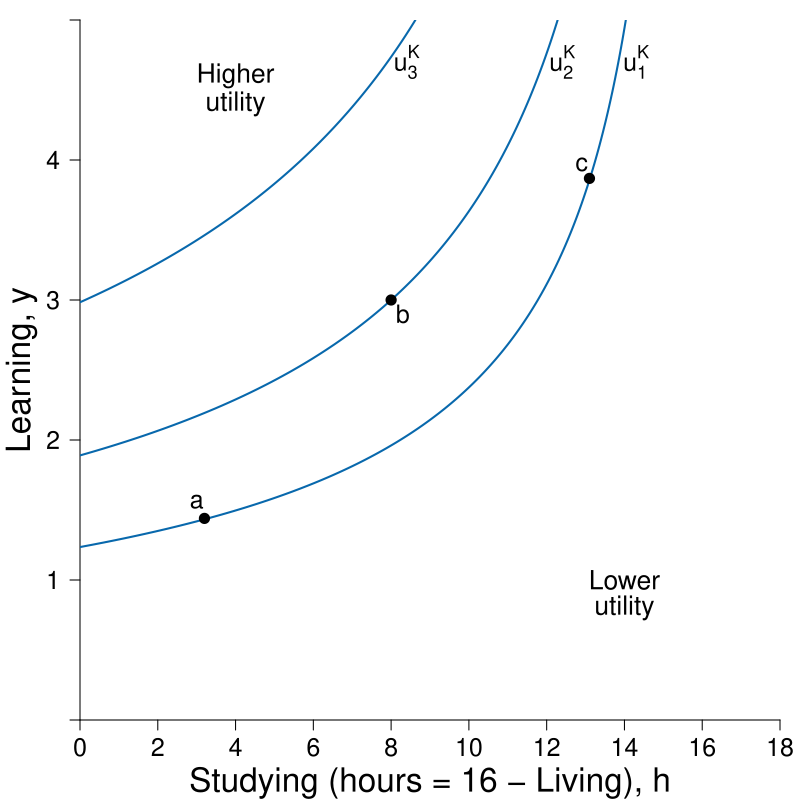

Write the R code that produced this figure.
#Graph Designer: Simon Halliday
#Authors: Bowles, Foley and Halliday
#Title: Microeconomics: Competition, Conflict and Coordination

library(shape)
#pdf(file = "feasible_frontier_indifference_badsSTEP1.pdf", width = 8, height = 8)
#pdf(file = "feasible_frontier_indifference_badsSTEP2.pdf", width = 8, height = 8)
#pdf(file = "feasible_frontier_indifference_badsSTEP3.pdf", width = 8, height = 8)
#pdf(file = "feasible_frontier_indifference_badsSTEP4.pdf", width = 8, height = 8)
pdf(file = "constrained_optimization/feasible_frontier_indifference_bads_indiffsonly.pdf", width = 8, height = 8)

#Set parameters for graphics
pointsize <- 1.8
axislabelsize <- 2
labelsize <- 1.5
namesize <- 1.8
annotatesize <- 1.5
graphlinewidth <- 2
segmentlinewidth <- 1.5

COL <- c("#7fc97f", "#beaed4", "#fdc086", "#ffff99", "#386cb0", "#f0027f", "#bf5b17", "#666666")
COLA <- c("#e0f3db", "#99d8c9","#66c2a4","#41ae76", "#238b45", "#005824")
COLB <- c("#4eb3d3", "#2b8cbe", "#0868ac","#084081")

#Edited the margins to cater for the larger LHS labels
par(mar =  c(4, 4, 1, 1))

ppf <- function(x, slope = 1/64, bary = 4) {
  bary - slope *(16-x)^2
}

uFn <- function(x, y, alpha = 0.4){
  ((16-x)^alpha)*(y^(1-alpha))
}

indiffA <- function(x, ubar = uFn(8,3) - 1, alpha = 0.4) {
  (ubar/ ((16-x)^alpha))^(1/ (1 - alpha))
}

ylims <- c(0, 5)
xlims <- c(0, 18)

npts <- 501 
x <- seq(xlims[1], xlims[2], length.out = npts)
y <- seq(ylims[1], ylims[2], length.out = npts) 
#step by step graphs:
#step 2:
#a <- uFn(8, 3) - 1
#step 3:
#a <- c(uFn(8, 3) - 1, uFn(8, 3) + 1.4) 
#final:
a <- c(uFn(8, 3) - 1, uFn(8, 3), uFn(8, 3) + 1.4) #alpha = 0.4

plot(0, 0, xlim = xlims, ylim = ylims, type = "n",
     xlab = expression(paste("")),
     ylab = expression(paste("")), 
     xaxt = "n", 
     yaxt = "n", 
     cex.lab = axislabelsize, 
     bty = "n", 
     xaxs="i", 
     yaxs="i"
)


# ticksy <- seq(from = 0, to = ylims[2], by = 1)
# ylabels <- seq(from = 0, to = ylims[2], by = 1)
ticksx <- seq(from = 0, to = xlims[2], by = 2)
xlabels <- seq(from = 0, to = xlims[2], by = 2)
ticksy <- c(ylims[1], 1, 2, 3, 4, ylims[2])
ylabels <- c(NA, 1, 2, 3, 4, NA)
# ticksx <- c(xlims[1], 5.25, 8.944272, xlims[2])
# xlabels <- c(NA, expression(paste(x,"*")), expression(paste(bar(x))), NA)

axis(1, at = ticksx, pos = 0, labels = xlabels, cex.axis = labelsize)
axis(2, at = ticksy, pos = 0, labels = ylabels, las = 1, cex.axis = labelsize)

npts <- 500 
xx1 <- seq(xlims[1], xlims[2], length.out = npts)
xx2 <- seq(0, xlims[2], length.out = npts)
xx3 <- seq(xlims[1], 0, length.out = npts)
xx4 <- seq(-11, 0, length.out = npts)

#Draw the polygon for shading the feasible set
# xpoly1 <- seq(from = xlims[1], to = xlims[2], length.out = 500)
# ypoly1 <- ppf(xpoly1)
# polygon(x = c(xlims[2], xlims[2], xpoly1, 0),
#         y = c(ppf(xlims[2]), 0, ypoly1, ylims[2]),
#         col=COLA[1], density=NULL, border = NA)

#Draw the graphs
# lines(xx1, ppf(xx1), col = COLA[5], lwd = graphlinewidth)

#Label the feasible frontier
# text(16, 3, expression("Feasible Frontier"), cex = labelsize)
# Arrows(16, 3.1, 16, 3.9, col = "black", lty = 1, lwd = 2, arr.type = "triangle", arr.lwd = 0.5)

contour(x, y, 
        outer(x, y, uFn),
        drawlabels = FALSE,
        col = COLB[3],
        lwd = graphlinewidth,
        levels = a, 
        xaxs="i", 
        yaxs="i", 
        add = TRUE)

#Axis labels
text(0.5*xlims[2], -0.45, expression(paste("Studying (hours = 16 - Living), ", h)), xpd = TRUE, cex = axislabelsize) 
text(-1.5, 0.5*ylims[2], expression(paste("Learning, ", y)), xpd = TRUE, cex = axislabelsize, srt = 90) 


#mtext(expression(paste("Studying (hours = 16 - Living), ", h)), side = 1, line = 2.5, cex = axislabelsize)
#text(-1.2, 0.5*ylims[2], expression(paste("Learning, ", y)), xpd = TRUE, cex = axislabelsize, srt = 90) 

#Add mrs = mrt at i
# text(7.3, 3.6, expression(paste(mrs(x,y) == mrt(x,y))), cex = labelsize)
# Arrows(8, 3.5, 8, 3.15, col = "black", lty = 1, lwd = 2, arr.type = "triangle", arr.lwd = 0.5)

#Label the indifference curves
text(14.3, 4.7, expression(u[1]^K), cex = labelsize)
text(12.4, 4.7, expression(u[2]^K), cex = labelsize)
text(8.4, 4.7, expression(u[3]^K), cex = labelsize)

#Annotate max u point on feasible frontier
text(8.3, ppf(8) - 0.1, expression(paste(b)), cex = labelsize)
# segments(8, 0, 8, ppf(x = 8), lty = 2, col = "gray", lwd = segmentlinewidth)
# segments(0, ppf(x = 8), 8, ppf(x = 8), lty = 2, col = "gray", lwd = segmentlinewidth)
points(8, ppf(x = 8), pch = 16, col = "black", cex = 1.5)

text(3.2-0.2, ppf(3.2) + 0.12, expression(paste(a)), cex = labelsize)
# segments(3.2, 0, 3.2, ppf(x = 3.2), lty = 2, col = "gray", lwd = segmentlinewidth)
# segments(0, ppf(x = 3.2), 3.2, ppf(x = 3.2), lty = 2, col = "gray", lwd = segmentlinewidth)
points(3.2, ppf(x = 3.2), pch = 16, col = "black", cex = 1.5)


text(13.1-0.2, ppf(13.1) + 0.1, expression(paste(c)), cex = labelsize)
# segments(13.1, 0, 13.1, ppf(x = 13.1), lty = 2, col = "gray", lwd = segmentlinewidth)
# segments(0, ppf(x = 13.1), 13.1, ppf(x = 13.1), lty = 2, col = "gray", lwd = segmentlinewidth)
points(13.1, ppf(x = 13.1), pch = 16, col = "black", cex = 1.5)

text(14, 1, expression("Lower"), cex = labelsize + 0.1)
text(14, 0.8, expression("utility"), cex = labelsize + 0.1)

text(4, 4.6, expression("Higher"), cex = labelsize + 0.1)
text(4, 4.4, expression("utility"), cex = labelsize + 0.1)

dev.off()
